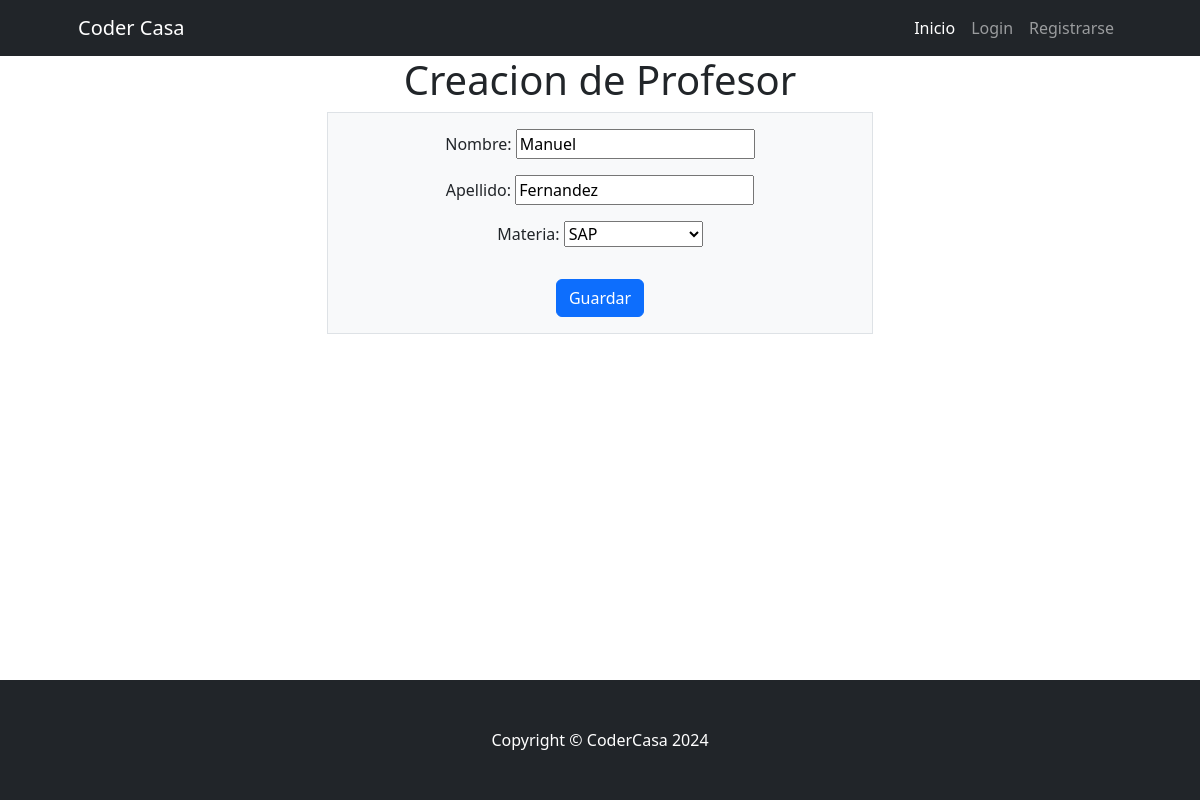
/Clase/profesor/update/11, run on the app's committed database.
### Clase/models.py (models this page shows, shortened)
class Profesor(models.Model):
    nombre = models.CharField(max_length=255)
    apellido = models.CharField(max_length=255)
    materia = models.ForeignKey(Curso, on_delete=models.SET_NULL,null=True)
    class Meta:
        verbose_name = "Profesor"
        verbose_name_plural = "Profesores"

class Curso(models.Model):
    nombre = models.CharField(max_length=255, unique=True)
    detalle = models.CharField(max_length=800,null=True, blank=True)
    def __str__(self) -> str:
        return self.nombre
    class Meta:
        verbose_name = "Curso"
        verbose_name_plural = "Cursos"

### Clase/views.py (the view)
# urls.py: path("profesor/update/<int:pk>", ProfesorUpdate.as_view(), name="profesor_update"),
class ProfesorUpdate(UpdateView):
    model = Profesor
    form_class = ProfesorForm
    success_url = reverse_lazy("Clase:profesor_list")

### Clase/forms.py
class ProfesorForm(forms.ModelForm):
    class Meta:
        model = models.Profesor
        fields = ["nombre","apellido","materia"]

### Clase/templates/Clase/profesor_form.html (shortened to what this page needs)
{% extends 'core/base.html' %}
{% block content %}
    <center>
    <h1>Creacion de Profesor</h1>
    </center>
    <center>
        <div class="container">
            <div class="row justify-content-center">
              <div class="col-md-6">
                <form class="p-3 border rounded-lg bg-light" action="" method="post">
                  {{ form.as_p }}
                  <button class="btn btn-primary mt-3" type="submit">Guardar</button>
                </form>
              </div>
            </div>
          </div>
    </center>
{% endblock content %}

### data on the page
Profesor: nombre "Manuel", apellido "Fernandez", materia "SAP"
